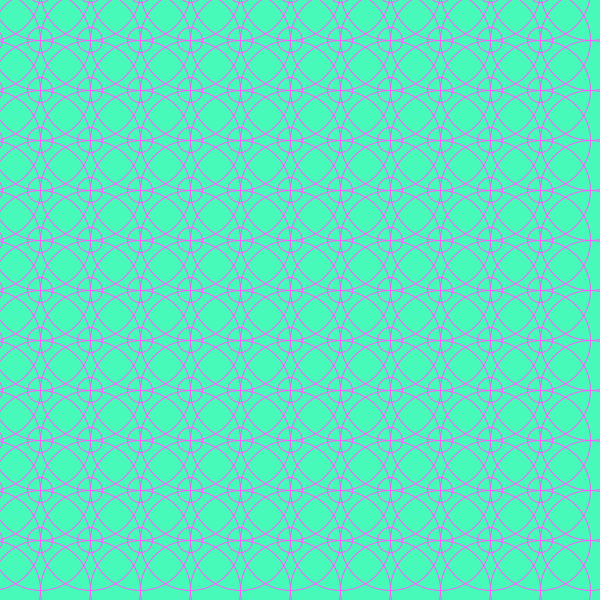
Frame 1 (no input)
Frame 2 (the mouse pressed at the canvas centre, redrawn once): identical to frame 1, image omitted

The Processing sketch that drew this single still picture (run headless with seeded random() and noise(); the mouse was pressed at the canvas centre and the sketch redrawn once):

// Processing sketch: processing_143303
// ── processing_143303.pde

/* Shim Sang Joon 
 201420086 
 */

void setup() {  
  size(600, 600);  
  background(255);
  noLoop();
}  

void draw() {
  fill(#47FAB9); 
  noStroke();  
  background(#34D699);
  rect(0, 0, width, height);   

  // grid filled with ellipses  
  for (int i = -10; i < width; i = i +50 ) {  
    for (int j = -10; j < height; j = j +50 ) {  
      stroke(#FF5AFD);  
      noFill();  
      ellipse(i, j, 100, 100 );
      ellipse(i-50, j-50, 25, 25);
    }
  }
} 
